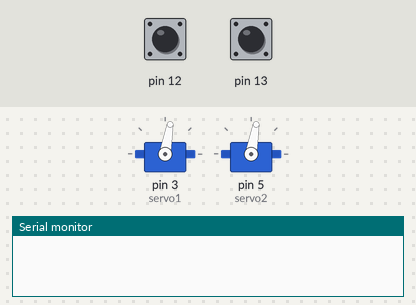
A sketch run on a simulated Arduino Uno, built with avr-gcc and run on an emulated ATmega328P. On the bench: 2 × servo, the last lines printed to the serial monitor. The test bench sets the inputs (shaded band); at power-on: pin 12 HIGH, pin 13 HIGH.

Above: at 1.2 s.
1.3 s: pin 12 pulled LOW for 0.15 s
At 1.38 s:
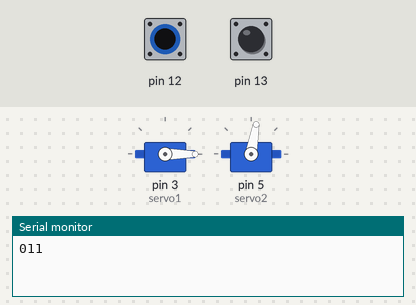
2.9 s: pin 13 pulled LOW for 0.15 s
At 2.99 s:
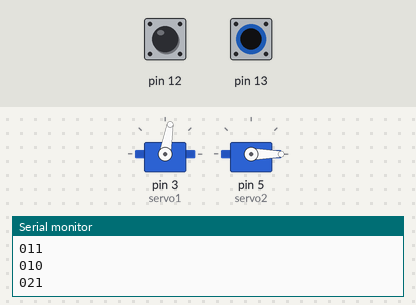
6.0 s: pin 12 pulled LOW for 3.2 s
At 6.6 s:
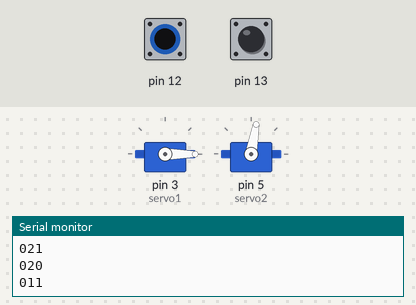
10.7 s: pin 13 pulled LOW for 3.2 s
At 11.9 s:
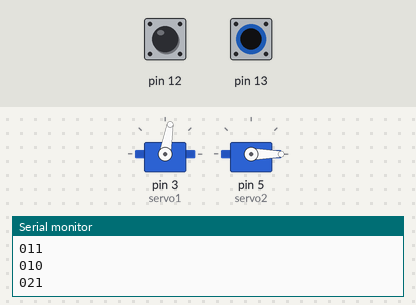
15.4 s: pin 12 driven LOW and pin 13 driven LOW
At 16.6 s:
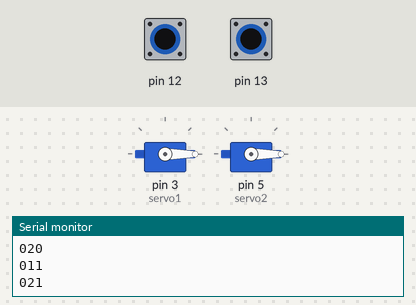
Timing chart, 0 to 17.9 s (numbered marks = the images above; inputs shaded):
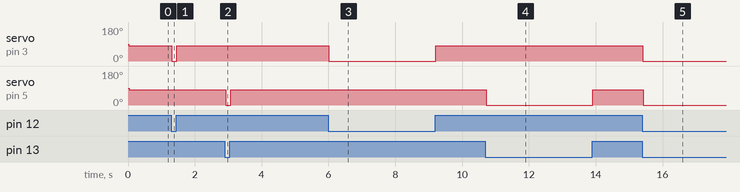

The sketch:

kiwi_test.ino
```cpp
#include <Servo.h>

Servo servo1;
Servo servo2;

int servoPos1 = 0;
int servoPos2 = 0;

boolean buttonStatus1 = HIGH;
boolean buttonStatus2 = HIGH;


String inputString = "";
boolean stringComplete = false;

void setup() {

  Serial.begin(9600);

  servo1.attach(3);
  servo2.attach(5);

  pinMode(12, INPUT_PULLUP);
  pinMode(13, INPUT_PULLUP);

  delay(15);
}

void loop() {

  if (digitalRead(12) == HIGH) {
      openSlot(servo1, servoPos1);
  } else {
      closeSlot(servo1, servoPos1);
  }

  if (digitalRead(13) == HIGH) {
      openSlot(servo2, servoPos2);
  } else {
      closeSlot(servo2, servoPos2);
  }

  boolean digitalValue1 = digitalRead(12);
  if (buttonStatus1 != digitalValue1) {
      sendButtonStatus1();
      buttonStatus1 = digitalValue1;
  }

  boolean digitalValue2 = digitalRead(13);
  if (buttonStatus2 != digitalValue2) {
      sendButtonStatus2();
      buttonStatus2 = digitalValue2;
  }

   if(stringComplete) {

    Serial.println(inputString);

    inputString = "";
    stringComplete = false;

  }

}

void serialEvent() {
  while (Serial.available()) {
    char inChar = (char) Serial.read();

    if (inChar == '\n') {
      stringComplete = true;
      Serial.println("inputString");
    } else {
      inputString += inChar;
    }
  }
}

void openSlot(Servo &servo, int &pos) {
  servo.write(80);
  delay(15);
}

void closeSlot(Servo &servo, int &pos) {
  servo.write(0);
  delay(15);
}

void sendButtonStatus1(){
      if (buttonStatus1 == HIGH) {
        Serial.println("011");
      } else {
        Serial.println("010");
      }
}

void sendButtonStatus2(){
      if (buttonStatus2 == HIGH) {
        Serial.println("021");
      } else {
        Serial.println("020");
      }
}
```

Measured:
- after the input at 1.3 s, servo on pin 3 (servo1): 80° → 0° at once, → 80° 0.15 s later
- after the input at 2.9 s, servo on pin 5 (servo2): 80° → 0° at once, → 80° 0.15 s later
- after the input at 6.0 s, servo on pin 3 (servo1): 80° → 0° at once, → 80° 3.2 s later
- after the input at 10.7 s, servo on pin 5 (servo2): 80° → 0° at once, → 80° 3.2 s later
- after the input at 15.4 s, servo on pin 3 (servo1), servo on pin 5 (servo2): 80° → 0° at once
